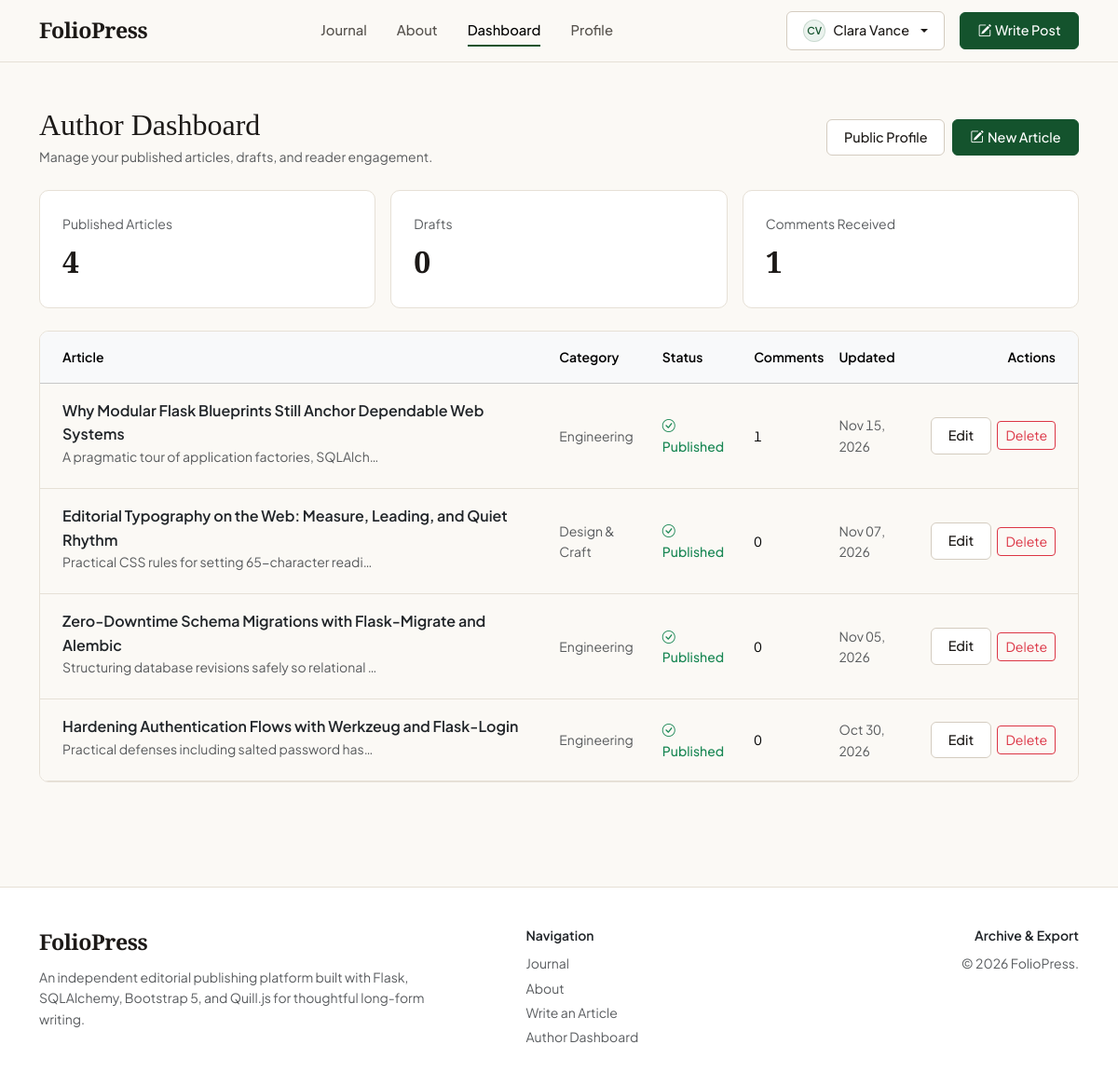
Page /posts/dashboard (signed in) on the committed database.
### app/models/user.py (models this page shows, shortened)
class User(UserMixin, db.Model):
    __tablename__ = "users"
    id = db.Column(db.Integer, primary_key=True)
    full_name = db.Column(db.String(120), nullable=False)
    username = db.Column(db.String(64), unique=True, nullable=False, index=True)
    email = db.Column(db.String(120), unique=True, nullable=False, index=True)
    password_hash = db.Column(db.String(256), nullable=False)
    bio = db.Column(db.Text, default="", nullable=False)
    location = db.Column(db.String(100), default="", nullable=False)
    website = db.Column(db.String(200), default="", nullable=False)
    created_at = db.Column(
        db.DateTime, default=lambda: datetime.now(timezone.utc), nullable=False
    )
    posts = db.relationship(
        "Post",
        back_populates="author",
        cascade="all, delete-orphan",
        lazy="dynamic",
    )
    comments = db.relationship(
        "Comment",
        back_populates="author",
        cascade="all, delete-orphan",
        lazy="dynamic",
    )
    @property
    def initials(self) -> str:
        parts = [p for p in self.full_name.strip().split() if p]
        if not parts:
            return self.username[:2].upper()
        if len(parts) == 1:
            return parts[0][:2].upper()
        return (parts[0][0] + parts[-1][0]).upper()

### app/models/post.py (models this page shows, shortened)
class Post(db.Model):
    __tablename__ = "posts"
    id = db.Column(db.Integer, primary_key=True)
    title = db.Column(db.String(200), nullable=False, index=True)
    slug = db.Column(db.String(220), unique=True, nullable=False, index=True)
    description = db.Column(db.String(400), nullable=False)
    content = db.Column(db.Text, nullable=False)
    featured_image = db.Column(db.String(255), nullable=True)
    is_published = db.Column(db.Boolean, default=True, nullable=False, index=True)
    created_at = db.Column(
        db.DateTime,
        default=lambda: datetime.now(timezone.utc),
        nullable=False,
        index=True,
    )
    updated_at = db.Column(
        db.DateTime,
        default=lambda: datetime.now(timezone.utc),
        onupdate=lambda: datetime.now(timezone.utc),
        nullable=False,
    )
    user_id = db.Column(
        db.Integer,
        db.ForeignKey("users.id", ondelete="CASCADE"),
        nullable=False,
        index=True,
    )
    category_id = db.Column(
        db.Integer,
        db.ForeignKey("categories.id", ondelete="SET NULL"),
        nullable=True,
        index=True,
    )
    author = db.relationship("User", back_populates="posts")
    category = db.relationship("Category", back_populates="posts")
    tags = db.relationship(
        "Tag",
        secondary=post_tags,
        back_populates="posts",
        lazy="selectin",
    )
    comments = db.relationship(
        "Comment",
        back_populates="post",
        cascade="all, delete-orphan",
        order_by="Comment.created_at.desc()",
        lazy="selectin",
    )

### app/models/category.py (models this page shows, shortened)
class Category(db.Model):
    __tablename__ = "categories"
    id = db.Column(db.Integer, primary_key=True)
    name = db.Column(db.String(80), unique=True, nullable=False)
    slug = db.Column(db.String(100), unique=True, nullable=False, index=True)
    description = db.Column(db.String(255), default="", nullable=False)
    posts = db.relationship("Post", back_populates="category", lazy="dynamic")

### app/routes/posts.py (the view)
@posts_bp.route("/dashboard")
@login_required
def dashboard():
    user_posts = (
        Post.query.options(joinedload(Post.category))
        .filter_by(user_id=current_user.id)
        .order_by(Post.updated_at.desc(), Post.id.desc())
        .all()
    )
    published_count = sum(1 for p in user_posts if p.is_published)
    draft_count = len(user_posts) - published_count
    total_comments = (
        Comment.query.join(Post, Comment.post_id == Post.id)
        .filter(Post.user_id == current_user.id)
        .count()
    )
    return render_template(
        "posts/dashboard.html",
        posts=user_posts,
        published_count=published_count,
        draft_count=draft_count,
        total_comments=total_comments,
    )

### app/__init__.py (called while the page is built)
def _register_template_helpers(app: Flask) -> None:
    @app.template_filter("format_date")
    def format_date(dt: datetime | None, fmt: str = "%b %d, %Y") -> str:
        if dt is None:
            return ""
        return dt.strftime(fmt)
    @app.context_processor
    def inject_globals():
        return {
            "current_year": datetime.now(timezone.utc).year,
            "site_name": "FolioPress",
            "enable_zip_download": os.environ.get("ENABLE_ZIP_DOWNLOAD", "false").lower() == "true",
        }

### app/models/user.py (called while the page is built)
@login_manager.user_loader
def load_user(user_id: str):
    return db.session.get(User, int(user_id))

### app/templates/posts/dashboard.html (shortened to what this page needs)
{% extends "base.html" %}
{% block content %}
<section class="py-5">
  <div class="container">
    <div class="d-flex flex-wrap align-items-center justify-content-between gap-3 mb-4">
      <div>
        <h1 class="font-serif h2 mb-1">Author Dashboard</h1>
        <p class="text-muted small mb-0">Manage your published articles, drafts, and reader engagement.</p>
      </div>
      <div class="d-flex gap-2">
        <a href="{{ url_for('profile.view', username=current_user.username) }}" class="btn btn-fp-outline">
          Public Profile
        </a>
        <a href="{{ url_for('posts.create') }}" class="btn btn-fp-primary">
          <i class="bi bi-pencil-square me-1"></i>New Article
        </a>
      </div>
    </div>
    <div class="row g-3 mb-4 tabular-nums">
      <div class="col-sm-4">
        <div class="fp-panel p-4">
          <p class="small text-muted mb-1">Published Articles</p>
          <div class="font-serif fs-2 fw-semibold">{{ published_count }}</div>
        </div>
      </div>
      <div class="col-sm-4">
        <div class="fp-panel p-4">
          <p class="small text-muted mb-1">Drafts</p>
          <div class="font-serif fs-2 fw-semibold">{{ draft_count }}</div>
        </div>
      </div>
      <div class="col-sm-4">
        <div class="fp-panel p-4">
          <p class="small text-muted mb-1">Comments Received</p>
          <div class="font-serif fs-2 fw-semibold">{{ total_comments }}</div>
        </div>
      </div>
    </div>
    {% if posts %}
      <div class="fp-panel p-0 overflow-hidden">
        <div class="table-responsive">
          <table class="table table-hover align-middle mb-0">
            <thead class="table-light">
              <tr class="small text-muted">
                <th class="ps-4 py-3 fw-semibold">Article</th>
                <th class="py-3 fw-semibold">Category</th>
                <th class="py-3 fw-semibold">Status</th>
                <th class="py-3 fw-semibold tabular-nums">Comments</th>
                <th class="py-3 fw-semibold tabular-nums">Updated</th>
                <th class="pe-4 py-3 text-end fw-semibold">Actions</th>
              </tr>
            </thead>
            <tbody>
              {% for post in posts %}
                <tr>
                  <td class="ps-4 py-3">
                    <a href="{{ url_for('posts.detail', slug=post.slug) }}" class="fw-semibold text-decoration-none text-dark d-block">
                      {{ post.title }}
                    </a>
                    <span class="small text-muted text-truncate d-inline-block" style="max-width: 340px;">
                      {{ post.description }}
                    </span>
                  </td>
                  <td class="py-3 small text-muted">
                    {{ post.category.name if post.category else 'Uncategorized' }}
                  </td>
                  <td class="py-3 small">
                    {% if post.is_published %}
                      <span class="text-success fw-medium">
                        <i class="bi bi-check-circle me-1"></i>Published
                      </span>
                    {% else %}
                      <span class="text-secondary fw-medium">
                        <i class="bi bi-file-earmark me-1"></i>Draft
                      </span>
                    {% endif %}
                  </td>
                  <td class="py-3 small tabular-nums">{{ post.comments | length }}</td>
                  <td class="py-3 small text-muted tabular-nums">{{ post.updated_at | format_date }}</td>
                  <td class="pe-4 py-3 text-end text-nowrap">
                    <a href="{{ url_for('posts.edit', post_id=post.id) }}" class="btn btn-fp-outline btn-sm me-1">
                      Edit
                    </a>
                    <form
                      method="post"
                      action="{{ url_for('posts.delete', post_id=post.id) }}"
                      class="d-inline m-0"
                      onsubmit="return confirm('Delete this post permanently?');"
                    >
                      <button type="submit" class="btn btn-outline-danger btn-sm">Delete</button>
                    </form>
                  </td>
                </tr>
              {% endfor %}
            </tbody>
          </table>
        </div>
      </div>
    {% endif %}
  </div>
</section>
{% endblock %}

### app/templates/components/_navbar.html (shortened to what this page needs)
<header class="sticky-top fp-navbar">
  <nav class="navbar navbar-expand-lg py-0" aria-label="Primary navigation">
    <div class="container">
      <a class="fp-brand" href="{{ url_for('main.index') }}">{{ site_name }}</a>
      <div class="collapse navbar-collapse" id="primaryNavCollapse">
        <ul class="navbar-nav mx-auto mb-2 mb-lg-0 gap-lg-2">
          <li class="nav-item">
            <a
              class="nav-link fp-nav-link {% if request.endpoint == 'main.index' %}active{% endif %}"
              href="{{ url_for('main.index') }}"
            >Journal</a>
          </li>
          <li class="nav-item">
            <a
              class="nav-link fp-nav-link {% if request.endpoint == 'main.about' %}active{% endif %}"
              href="{{ url_for('main.about') }}"
            >About</a>
          </li>
          {% if current_user.is_authenticated %}
          <li class="nav-item">
            <a
              class="nav-link fp-nav-link {% if request.endpoint == 'posts.dashboard' %}active{% endif %}"
              href="{{ url_for('posts.dashboard') }}"
            >Dashboard</a>
          </li>
          <li class="nav-item">
            <a
              class="nav-link fp-nav-link {% if request.endpoint == 'profile.view' and request.view_args.get('username') == current_user.username %}active{% endif %}"
              href="{{ url_for('profile.view', username=current_user.username) }}"
            >Profile</a>
          </li>
          {% endif %}
        </ul>
        <div class="d-flex align-items-center gap-3 pt-2 pt-lg-0">
          {% if current_user.is_authenticated %}
            <div class="dropdown">
              <button
                class="btn btn-fp-outline dropdown-toggle d-inline-flex align-items-center gap-2"
                type="button"
                data-bs-toggle="dropdown"
                aria-expanded="false"
              >
                <span class="fp-avatar" style="width: 24px; height: 24px; font-size: 0.68rem;">{{ current_user.initials }}</span>
                <span class="text-truncate" style="max-width: 140px;">{{ current_user.full_name }}</span>
              </button>
            </div>
            <a class="btn btn-fp-primary" href="{{ url_for('posts.create') }}">
              <i class="bi bi-pencil-square me-1"></i>Write Post
            </a>
          {% else %}
            <a class="fp-nav-link text-decoration-none" href="{{ url_for('auth.login') }}">Sign In</a>
            <a class="btn btn-fp-primary" href="{{ url_for('auth.register') }}">Create Account</a>
          {% endif %}
        </div>
      </div>
    </div>
  </nav>
</header>

### app/static/css/style.css (style rules this page uses)
:root { --fp-bg: #fbf9f5; --fp-surface: #ffffff; --fp-surface-alt: #f4f0e8; --fp-border: #e6e0d6; --fp-border-strong: #d4ccc0; --fp-ink: #1c1917; --fp-ink-muted: #57534e; --fp-ink-subtle: #78716c; --fp-accent: #14532d; --fp-accent-hover: #0f3f22; --fp-accent-tint: #ebf3ee; --fp-danger: #991b1b; --fp-serif: "Playfair Display", Georgia, serif; --fp-prose: "Source Serif 4", Georgia, serif; --fp-sans: "Plus Jakarta Sans", -apple-system, BlinkMacSystemFont, "Segoe UI", sans-serif; --bs-body-bg: var(--fp-bg); --bs-body-color: var(--fp-ink); --bs-body-font-family: var(--fp-sans); --bs-primary: var(--fp-accent); --bs-primary-rgb: 20, 83, 45; --bs-border-color: var(--fp-border); --bs-link-color: var(--fp-accent); --bs-link-hover-color: var(--fp-accent-hover); }
html { scroll-behavior: smooth; }
body { background-color: var(--fp-bg); color: var(--fp-ink); font-family: var(--fp-sans); line-height: 1.6; min-height: 100vh; display: flex; flex-direction: column; -webkit-font-smoothing: antialiased; }
.font-serif { font-family: var(--fp-serif); }
.tabular-nums { font-variant-numeric: tabular-nums; }
.fp-navbar { background-color: rgba(251, 249, 245, 0.94); backdrop-filter: blur(8px); border-bottom: 1px solid var(--fp-border); padding-top: 0.75rem; padding-bottom: 0.75rem; }
.fp-brand { font-family: var(--fp-serif); font-weight: 700; font-size: 1.45rem; letter-spacing: -0.02em; color: var(--fp-ink); text-decoration: none; white-space: nowrap; }
.fp-nav-link { color: var(--fp-ink-muted); font-size: 0.925rem; font-weight: 500; padding: 0.4rem 0.75rem !important; white-space: nowrap; position: relative; transition: color 150ms cubic-bezier(0.16, 1, 0.3, 1); }
.fp-nav-link:hover, .fp-nav-link.active { color: var(--fp-ink); }
.fp-nav-link.active::after { content: ""; position: absolute; left: 0.75rem; right: 0.75rem; bottom: 0.1rem; height: 1.5px; background-color: var(--fp-accent); }
.btn-fp-primary { background-color: var(--fp-accent); border-color: var(--fp-accent); color: #ffffff; font-weight: 500; font-size: 0.9rem; padding: 0.5rem 1.15rem; border-radius: 6px; white-space: nowrap; transition: background-color 150ms cubic-bezier(0.16, 1, 0.3, 1), transform 150ms cubic-bezier(0.16, 1, 0.3, 1); }
.btn-fp-outline { background-color: var(--fp-surface); border: 1px solid var(--fp-border-strong); color: var(--fp-ink); font-weight: 500; font-size: 0.9rem; padding: 0.5rem 1.1rem; border-radius: 6px; white-space: nowrap; transition: border-color 150ms ease, background-color 150ms ease; }
.fp-avatar { width: 34px; height: 34px; border-radius: 50%; background-color: var(--fp-accent-tint); color: var(--fp-accent); border: 1px solid rgba(20, 83, 45, 0.16); font-weight: 600; font-size: 0.78rem; display: inline-flex; align-items: center; justify-content: center; flex-shrink: 0; }
.fp-panel { background-color: var(--fp-surface); border: 1px solid var(--fp-border); border-radius: 10px; padding: 2rem; }

### rows in the picture
User: initials "CV", full_name "Clara Vance"
Post: title "Why Modular Flask Blueprints Still Anchor Dependable Web Systems", description "A pragmatic tour of application factories, SQLAlch…", category "Engineering", is_published True (drawn), comments|length "1", updated_at "Nov 15, 2026"
Post: title "Editorial Typography on the Web: Measure, Leading, and Quiet Rhythm", description "Practical CSS rules for setting 65-character readi…", category "Design & Craft", is_published True (drawn), comments|length "0", updated_at "Nov 07, 2026"
Post: title "Zero-Downtime Schema Migrations with Flask-Migrate and Alembic", description "Structuring database revisions safely so relational…", category "Engineering", is_published True (drawn), comments|length "0", updated_at "Nov 05, 2026"
Post: title "Hardening Authentication Flows with Werkzeug and Flask-Login", description "Practical defenses including salted password has…", category "Engineering", is_published True (drawn), comments|length "0", updated_at "Oct 30, 2026"

### other values in the picture
{{ site_name }} "FolioPress"
{{ published_count }} "4"
{{ draft_count }} "0"
{{ total_comments }} "1"
